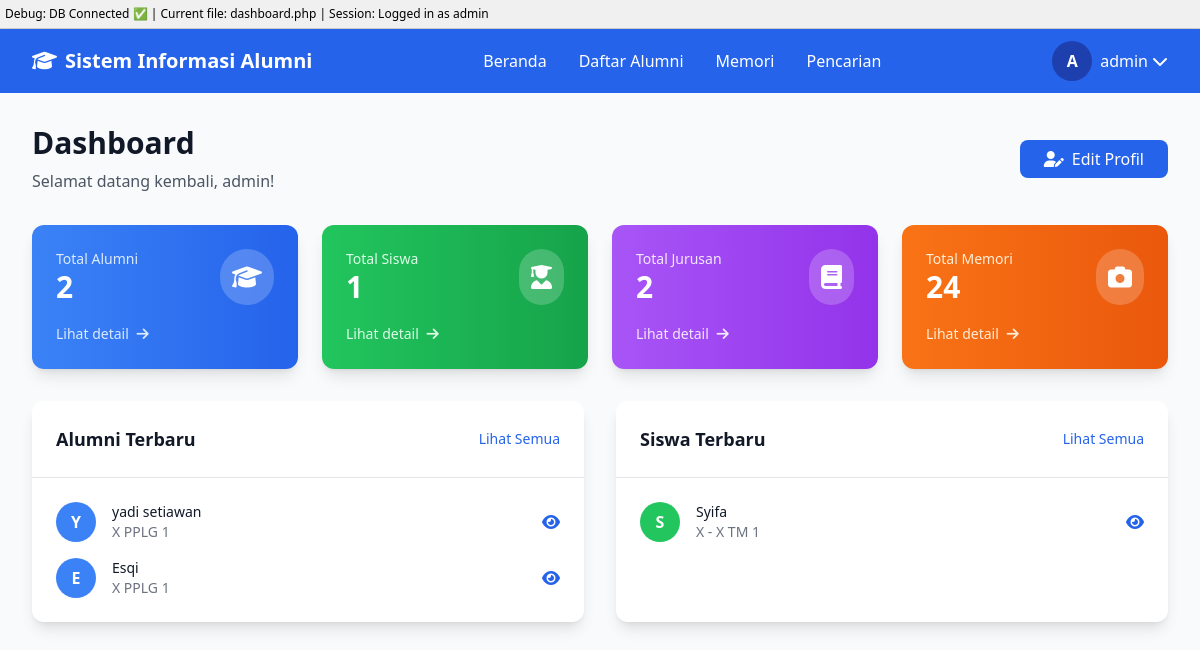
Screenshot of /dashboard.php (signed in) with the database file from the repository.
### tables this page shows
CREATE TABLE `alumni` (
  `id_alumni` int(5) NOT NULL,
  `id_admin` int(5) NOT NULL,
  `id_jurusan` int(5) NOT NULL,
  `nama` varchar(50) NOT NULL,
  `jenis_kelamin` enum('L','P') NOT NULL,
  `email` varchar(50) NOT NULL,
  `alamat` text NOT NULL,
  `foto` varchar(50) NOT NULL,
  `password` varchar(255) NOT NULL
);

CREATE TABLE `jurusan` (
  `id_jurusan` int(5) NOT NULL,
  `nama_jurusan` varchar(50) NOT NULL
);

CREATE TABLE `siswa` (
  `id_siswa` int(11) NOT NULL,
  `id_admin` int(5) NOT NULL,
  `id_jurusan` int(5) NOT NULL,
  `nama` varchar(50) NOT NULL,
  `jenis_kelamin` enum('L','P') NOT NULL,
  `email` varchar(50) NOT NULL,
  `kelas` varchar(6) NOT NULL,
  `alamat` text NOT NULL,
  `foto` varchar(50) NOT NULL,
  `password` varchar(255) NOT NULL
);

### dashboard.php (the view, shortened to what this page needs)
<?php
include 'includes/header.php';
$query = "SELECT COUNT(*) as total FROM alumni";
$result = mysqli_query($conn, $query);
$alumni_count = mysqli_fetch_assoc($result)['total'];
$query = "SELECT COUNT(*) as total FROM siswa";
$result = mysqli_query($conn, $query);
$siswa_count = mysqli_fetch_assoc($result)['total'];
$query = "SELECT COUNT(*) as total FROM jurusan";
$result = mysqli_query($conn, $query);
$jurusan_count = mysqli_fetch_assoc($result)['total'];
$query = "SELECT a.*, j.nama_jurusan FROM alumni a
          JOIN jurusan j ON a.id_jurusan = j.id_jurusan
          ORDER BY a.id_alumni DESC LIMIT 5";
$alumni_result = mysqli_query($conn, $query);
$query = "SELECT s.*, j.nama_jurusan FROM siswa s
          JOIN jurusan j ON s.id_jurusan = j.id_jurusan
          ORDER BY s.id_siswa DESC LIMIT 5";
$siswa_result = mysqli_query($conn, $query);
?>
<div class="min-h-screen bg-gray-50 py-8">
    <div class="max-w-7xl mx-auto px-4 sm:px-6 lg:px-8">
        <div class="mb-8">
            <div class="flex flex-col md:flex-row md:items-center md:justify-between">
                <div>
                    <h1 class="text-3xl font-bold text-gray-900">Dashboard</h1>
                    <p class="mt-2 text-gray-600">Selamat datang kembali, <?php echo $_SESSION['username']; ?>!</p>
                </div>
                <div class="mt-4 md:mt-0">
                    <a href="profil.php" class="bg-blue-600 text-white px-6 py-2 rounded-lg hover:bg-blue-700 transition duration-300">
                        <i class="fas fa-user-edit mr-2"></i>Edit Profil
                    </a>
                </div>
            </div>
        </div>
        <div class="grid grid-cols-1 md:grid-cols-2 lg:grid-cols-4 gap-6 mb-8">
            <div class="bg-gradient-to-r from-blue-500 to-blue-600 rounded-xl shadow-lg p-6 text-white">
                <div class="flex items-center justify-between">
                    <div>
                        <p class="text-blue-100 text-sm font-medium">Total Alumni</p>
                        <p class="text-3xl font-bold"><?php echo $alumni_count; ?></p>
                    </div>
                    <div class="bg-white bg-opacity-20 rounded-full p-3">
                        <i class="fas fa-graduation-cap text-2xl"></i>
                    </div>
                </div>
                <div class="mt-4">
                    <a href="daftar-alumni.php" class="text-blue-100 hover:text-white text-sm">
                        Lihat detail <i class="fas fa-arrow-right ml-1"></i>
                    </a>
                </div>
            </div>
            <div class="bg-gradient-to-r from-green-500 to-green-600 rounded-xl shadow-lg p-6 text-white">
                <div class="flex items-center justify-between">
                    <div>
                        <p class="text-green-100 text-sm font-medium">Total Siswa</p>
                        <p class="text-3xl font-bold"><?php echo $siswa_count; ?></p>
                    </div>
                    <div class="bg-white bg-opacity-20 rounded-full p-3">
                        <i class="fas fa-user-graduate text-2xl"></i>
                    </div>
                </div>
                <div class="mt-4">
                    <a href="#" class="text-green-100 hover:text-white text-sm">
                        Lihat detail <i class="fas fa-arrow-right ml-1"></i>
                    </a>
                </div>
            </div>
            <div class="bg-gradient-to-r from-purple-500 to-purple-600 rounded-xl shadow-lg p-6 text-white">
                <div class="flex items-center justify-between">
                    <div>
                        <p class="text-purple-100 text-sm font-medium">Total Jurusan</p>
                        <p class="text-3xl font-bold"><?php echo $jurusan_count; ?></p>
                    </div>
                    <div class="bg-white bg-opacity-20 rounded-full p-3">
                        <i class="fas fa-book text-2xl"></i>
                    </div>
                </div>
                <div class="mt-4">
                    <a href="#" class="text-purple-100 hover:text-white text-sm">
                        Lihat detail <i class="fas fa-arrow-right ml-1"></i>
                    </a>
                </div>
            </div>
            <div class="bg-gradient-to-r from-orange-500 to-orange-600 rounded-xl shadow-lg p-6 text-white">
                <div class="flex items-center justify-between">
                    <div>
                        <p class="text-orange-100 text-sm font-medium">Total Memori</p>
                        <p class="text-3xl font-bold">24</p>
                    </div>
                    <div class="bg-white bg-opacity-20 rounded-full p-3">
                        <i class="fas fa-camera text-2xl"></i>
                    </div>
                </div>
                <div class="mt-4">
                    <a href="memori.php" class="text-orange-100 hover:text-white text-sm">
                        Lihat detail <i class="fas fa-arrow-right ml-1"></i>
                    </a>
                </div>
            </div>
        </div>
        <div class="grid grid-cols-1 lg:grid-cols-2 gap-8">
            <div class="bg-white rounded-xl shadow-lg">
                <div class="p-6 border-b border-gray-200">
                    <div class="flex items-center justify-between">
                        <h3 class="text-lg font-semibold text-gray-900">Alumni Terbaru</h3>
                        <a href="daftar-alumni.php" class="text-blue-600 hover:text-blue-800 text-sm font-medium">
                            Lihat Semua
                        </a>
                    </div>
                </div>
                <div class="p-6">
                    <div class="space-y-4">
                        <?php while($alumni = mysqli_fetch_assoc($alumni_result)): ?>
                        <div class="flex items-center space-x-4">
                            <div class="bg-blue-500 w-10 h-10 rounded-full flex items-center justify-center text-white font-semibold">
                                <?php echo strtoupper(substr($alumni['nama'], 0, 1)); ?>
                            </div>
                            <div class="flex-1">
                                <p class="text-sm font-medium text-gray-900"><?php echo $alumni['nama']; ?></p>
                                <p class="text-sm text-gray-500"><?php echo $alumni['nama_jurusan']; ?></p>
                            </div>
                            <a href="profil-alumni.php?id=<?php echo $alumni['id_alumni']; ?>"
                               class="text-blue-600 hover:text-blue-800">
                                <i class="fas fa-eye"></i>
                            </a>
                        </div>
                        <?php endwhile; ?>
                    </div>
                </div>
            </div>
            <div class="bg-white rounded-xl shadow-lg">
                <div class="p-6 border-b border-gray-200">
                    <div class="flex items-center justify-between">
                        <h3 class="text-lg font-semibold text-gray-900">Siswa Terbaru</h3>
                        <a href="#" class="text-blue-600 hover:text-blue-800 text-sm font-medium">
                            Lihat Semua
                        </a>
                    </div>
                </div>
                <div class="p-6">
                    <div class="space-y-4">
                        <?php while($siswa = mysqli_fetch_assoc($siswa_result)): ?>
                        <div class="flex items-center space-x-4">
                            <div class="bg-green-500 w-10 h-10 rounded-full flex items-center justify-center text-white font-semibold">
                                <?php echo strtoupper(substr($siswa['nama'], 0, 1)); ?>
                            </div>
                            <div class="flex-1">
                                <p class="text-sm font-medium text-gray-900"><?php echo $siswa['nama']; ?></p>
                                <p class="text-sm text-gray-500"><?php echo $siswa['kelas']; ?> - <?php echo $siswa['nama_jurusan']; ?></p>
                            </div>
                            <a href="profil-siswa.php?id=<?php echo $siswa['id_siswa']; ?>"
                               class="text-blue-600 hover:text-blue-800">
                                <i class="fas fa-eye"></i>
                            </a>
                        </div>
                        <?php endwhile; ?>
                    </div>
                </div>
            </div>
        </div>
    </div>
</div>
<?php include 'includes/footer.php'; ?>

### rows the page displays
alumni: nama "Y", nama "yadi setiawan", id_jurusan.nama_jurusan "X PPLG 1"
alumni: nama "E", nama "Esqi", id_jurusan.nama_jurusan "X PPLG 1"
siswa: nama "S", nama "Syifa", kelas "X", id_jurusan.nama_jurusan "X TM 1"

### other values shown
basename($_SERVER['PHP_SELF']) "dashboard.php"
$_SESSION['username'] "admin"
substr($_SESSION['username'], 0, 1) "A"
$alumni_count "2"
$siswa_count "1"
$jurusan_count "2"
